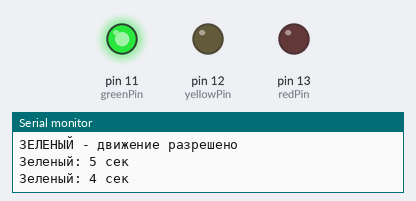
A sketch run on a simulated Arduino Uno, built with avr-gcc and run on an emulated ATmega328P. On the bench: output pins drawn as LEDs (lit = HIGH), the last lines printed to the serial monitor.

Above: at 1.5 s.
At 4.8 s:
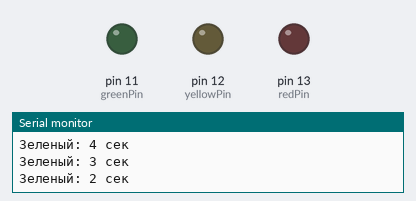
At 7.0 s:
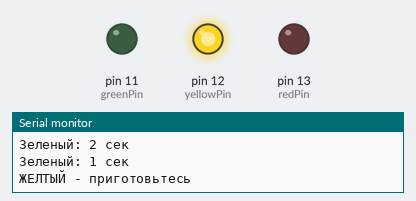
At 9.6 s:
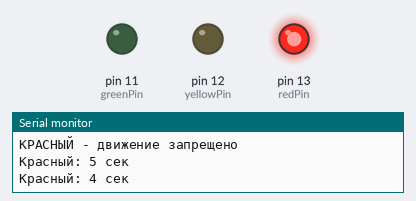
At 12.1 s:
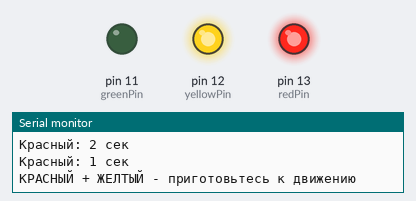
Timing chart, 0 to 16.4 s (numbered marks = the images above):
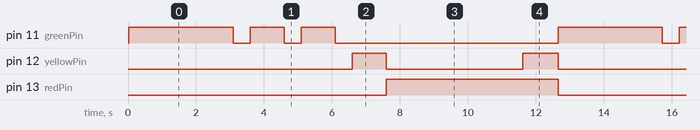

The sketch:

_______7_.ino
```cpp
const int redPin = 13;
const int yellowPin = 12;
const int greenPin = 11;

const int greenTime = 5;
const int yellowTime = 1;
const int redTime = 5;
const int redYellowTime = 1;

void setup() {
  pinMode(redPin, OUTPUT);
  pinMode(yellowPin, OUTPUT);
  pinMode(greenPin, OUTPUT);


  Serial.begin(9600);
  Serial.println("Светофор запущен (режим с выводом времени)");
}

void loop() {

  digitalWrite(greenPin, HIGH);
  digitalWrite(redPin, LOW);
  digitalWrite(yellowPin, LOW);
  Serial.println("ЗЕЛЕНЫЙ - движение разрешено");

  for (int i = greenTime; i > 0; i--) {
    Serial.print("Зеленый: ");
    Serial.print(i);
    Serial.println(" сек");
    delay(1000);

    if (i <= 3) {
      digitalWrite(greenPin, !digitalRead(greenPin));
      delay(500);
      digitalWrite(greenPin, !digitalRead(greenPin));
    }
  }

  digitalWrite(greenPin, LOW);
  digitalWrite(yellowPin, HIGH);
  Serial.println("ЖЕЛТЫЙ - приготовьтесь");
  delay(yellowTime * 1000);

  digitalWrite(yellowPin, LOW);
  digitalWrite(redPin, HIGH);
  Serial.println("КРАСНЫЙ - движение запрещено");

  for (int i = redTime; i > 0; i--) {
    Serial.print("Красный: ");
    Serial.print(i);
    Serial.println(" сек");

    if (i == 1) {
      digitalWrite(yellowPin, HIGH);
      Serial.println("КРАСНЫЙ + ЖЕЛТЫЙ - приготовьтесь к движению");
    }

    delay(1000);
  }

  digitalWrite(yellowPin, LOW);
  Serial.println("-----------------------------------");
}
```

Measured:
- by itself, pin 11 (greenPin): repeats every 12.6 s: 2 × (LOW 0.50 s, HIGH 1.0 s), LOW 6.6 s, HIGH 3.1 s
- by itself, pin 12 (yellowPin): repeats every 12.6 s: LOW 4.0 s, HIGH 1.0 s, LOW 6.6 s, HIGH 1.0 s
- by itself, pin 13 (redPin): alternates HIGH for 5.1 s and LOW for 7.6 s
